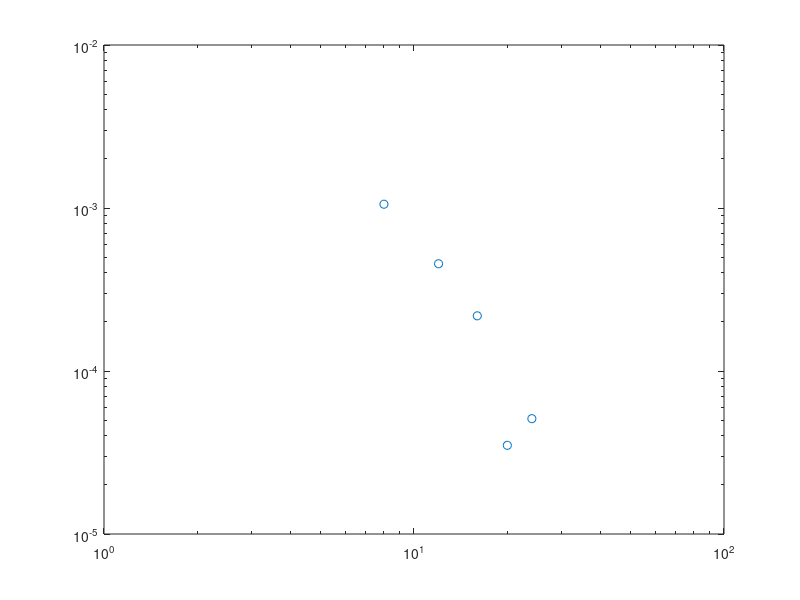

MATLAB code to generate this figure: (Note: this script raises an error after producing the figure.)
Lx = [16,24, 32, 40, 48];
distance = [8,12,16,20, 24];
SC = [0.001055, 0.000455,0.000218,0.000035,  0.000051];
h1 = loglog(distance, SC,'o');hold on;

p = fit(log(distance(1:3)'),log(SC(1:3)'),'poly1');
fprintf('Ksc=%.5f\n',-p.p1);
x = fit_x(1):0.5:fit_x(end);
fl=loglog(distance,exp(p.p2)*distance.^p.p1,'-.');
T=text(8,4.5e-3,['$K_{sc}=',num2str(-p.p1),'$']);
set(T,'Interpreter','latex');set(T,'Fontsize',28);



set(gca,'fontsize',24);
set(gca,'linewidth',1.5);
set(h1,'markersize',10);
set(get(gca,'Children'),'linewidth',3); % Set line width 1.5 pounds
xlabel('$x$','Interpreter','latex');
ylabel('singlet pair correlation','Interpreter','latex');
set(get(gca,'XLabel'),'FontSize',24); 
set(get(gca,'YLabel'),'FontSize',24); 
